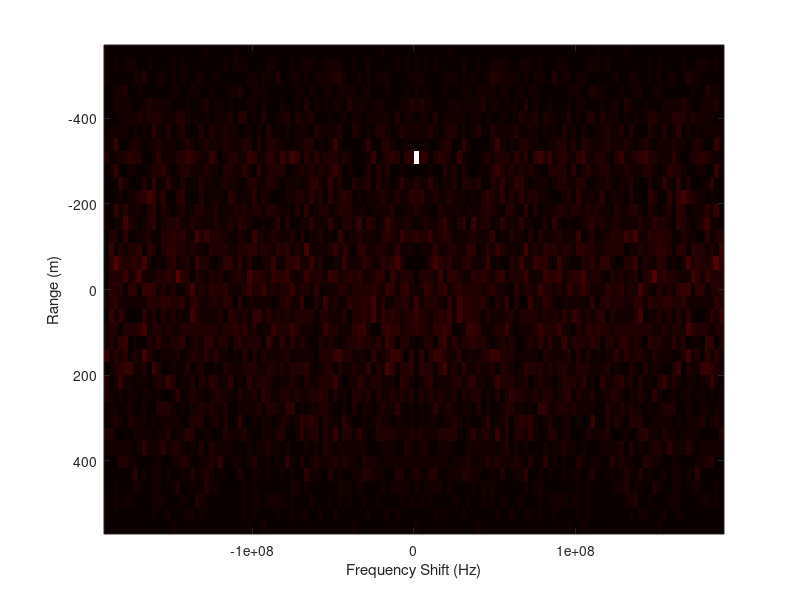

Write MATLAB code to recreate this figure.
close all; clear; clc;
N = 2470; 

Np = 19;
c = 3*10^8;
n = 0:N-1;
f_doppler = 0; 
fs = 10e6;
delay_samples = 10; 



xe = randn(1,N);

xr_doppler = xe.* exp(1j * 2 * pi * f_doppler * n / fs);


xr = [zeros(1, delay_samples) xr_doppler(1:end-delay_samples)];

xe_b = reshape(xe, [Np, N/Np]);
xr_b = reshape(xr, [Np, N/Np]);

D = ifft(fft(xe_b,2*Np-1,1) .* conj(fft(xr_b,2*Np-1,1)));
D = fftshift(D, 1);
psi = fft(D,[],2);

psi = fftshift(psi,2);




figure(1)




freq_axis = linspace(-fs*(2*Np)/2, fs*(2*Np)/2, size(psi, 2));

range_resolution = (1 / fs) * c;
range_axis = linspace(-size(psi, 1)/2, size(psi, 1)/2, size(psi, 2))* range_resolution;

imagesc(freq_axis, range_axis, abs(psi));
colormap('hot')
xlabel('Frequency Shift (Hz)');
ylabel('Range (m)');
